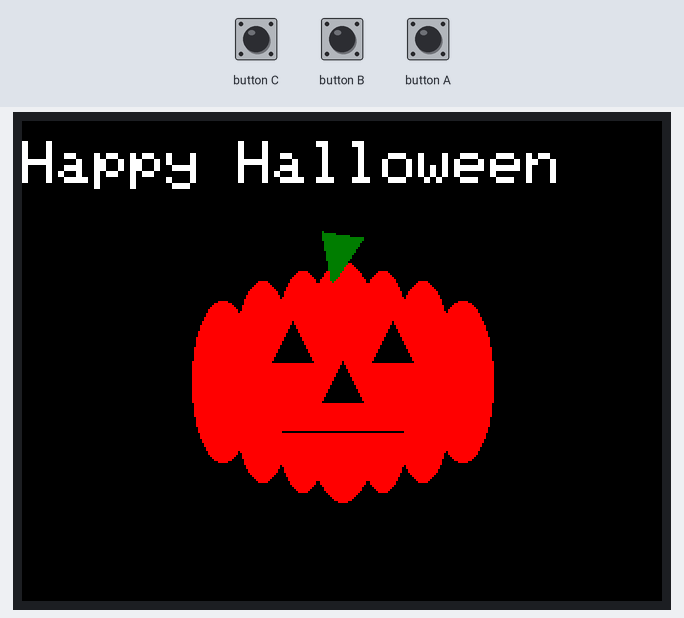
Bench run of a sketch on a simulated ESP32. Parts: 320×240 colour display.

Above: at 0.3 s.

The sketch:

Halloween.ino
```cpp
#include <M5Stack.h>

// the setup routine runs once when M5Stack starts up
void setup() {

  // initialize the M5Stack object
  M5.begin();

  /*
    Power chip connected to gpio21, gpio22, I2C device
    Set battery charging voltage and current
    If used battery, please call this function in your project
  */
  M5.Power.begin();
  M5.Lcd.fillScreen(BLACK);
  M5.Lcd.setCursor(0, 10);
  M5.Lcd.setTextColor(WHITE);
  M5.Lcd.setTextSize(3);
  M5.Lcd.printf("Happy Halloween");


  M5.Lcd.fillEllipse(100, 130, 15, 40, RED);
  M5.Lcd.fillEllipse(120, 130, 15, 50, RED);
  M5.Lcd.fillEllipse(140, 130, 15, 55, RED);
  M5.Lcd.fillEllipse(160, 130, 20, 60, RED);
  M5.Lcd.fillEllipse(180, 130, 15, 55, RED);
  M5.Lcd.fillEllipse(200, 130, 15, 50, RED);
  M5.Lcd.fillEllipse(220, 130, 15, 40, RED);
  M5.Lcd.fillTriangle(125, 120, 145, 120, 135, 100, BLACK);
  M5.Lcd.fillTriangle(175, 120, 195, 120, 185, 100, BLACK);
  M5.Lcd.fillTriangle(150, 140, 170, 140, 160, 120, BLACK);
  M5.Lcd.fillTriangle(150, 55, 170, 58, 155, 80, DARKGREEN);
  M5.Lcd.drawLine(130,155,190,155,BLACK);

}

// the loop routine runs over and over again forever
void loop(){
  M5.update();
}
```
